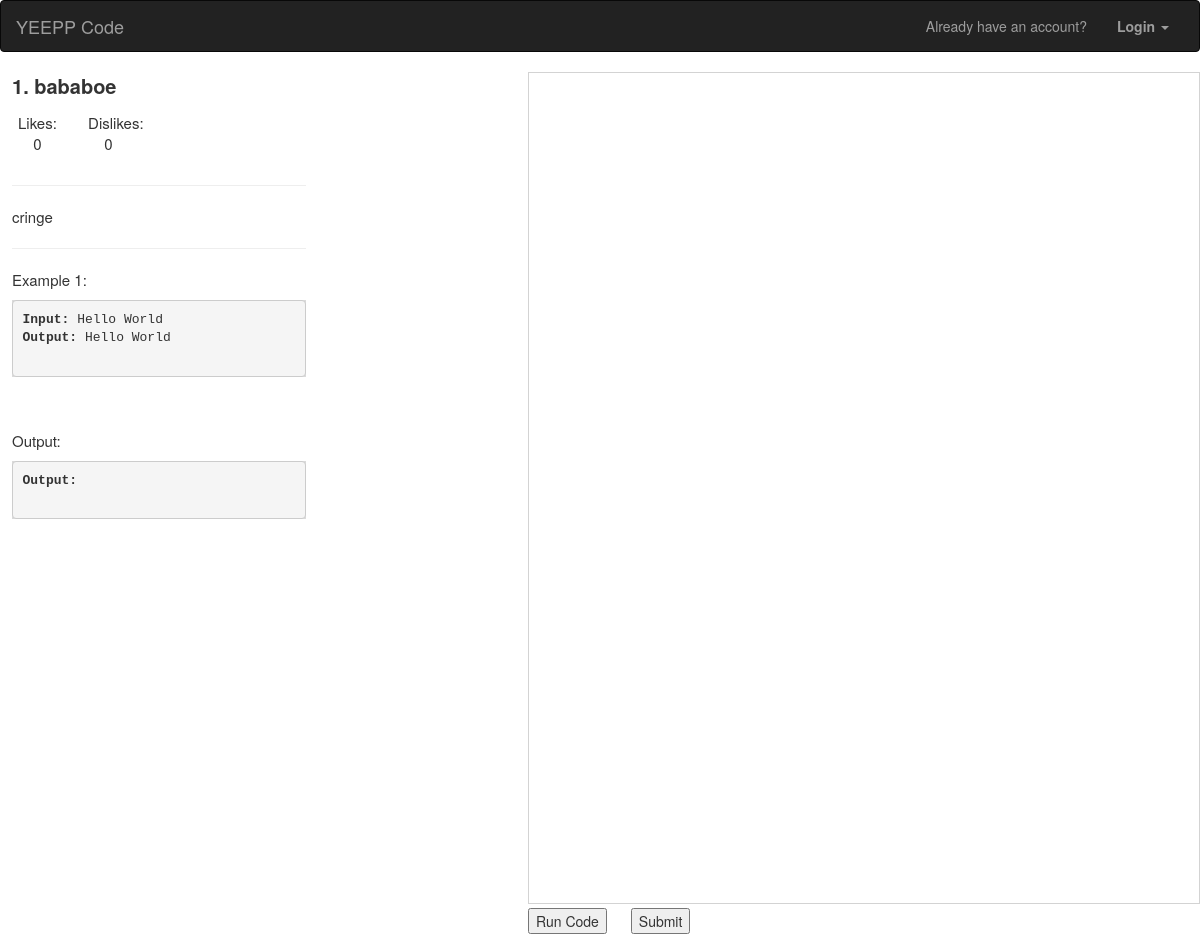
Before: /test?id=1 with the older database file.
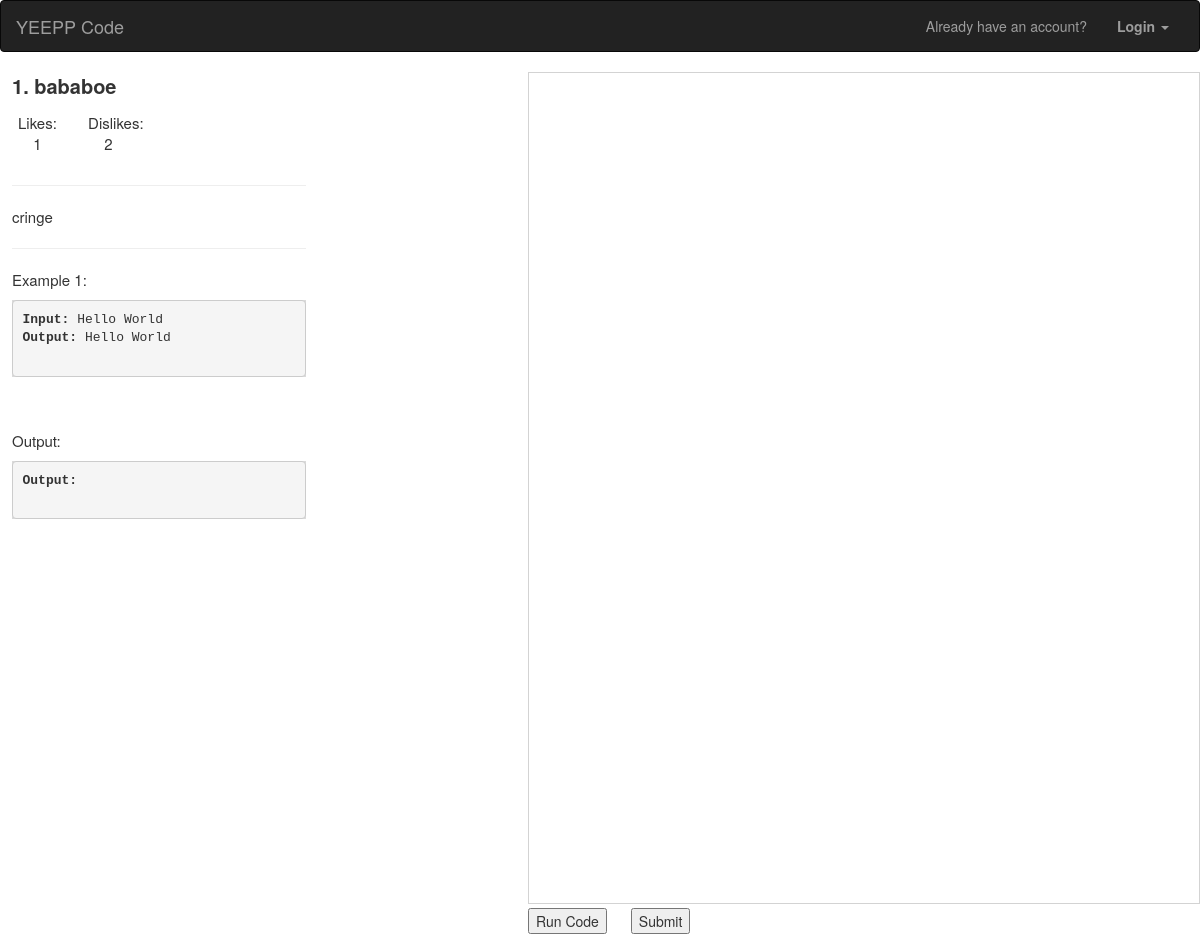
After: the same page with the newer database file.
### tables this page shows
CREATE TABLE problems (    problem_id INT AUTO_INCREMENT PRIMARY KEY,    difficulty  VARCHAR(10) NOT NULL,    attempted int(16) NOT NULL,    solved int(16) NOT NULL,     title  VARCHAR(100) NOT NULL,     description  VARCHAR(2000) NOT NULL,     likes  int(16) NOT NULL,     dislikes  int(16) NOT NULL);

CREATE TABLE examples  (   example_id  INT AUTO_INCREMENT PRIMARY KEY,   problem_id  int(16) NOT NULL,   input  VARCHAR(2000) NOT NULL,   output  VARCHAR(2000) NOT NULL,   description  VARCHAR(2000) NOT NULL,    methodHeader VARCHAR(2000) NOT NULL,  FOREIGN KEY (problem_id) REFERENCES problems(problem_id));

### app/routes.py (the view, shortened to what this page needs)
@app.route('/test', methods=["GET", "POST"])
def testPage():
    if req.method == 'GET':
        conn = sql.connect("database.db")
        cursor = conn.cursor()
        id_val = req.args.get('id')
        cursor.execute(f"SELECT * FROM problems as p, examples as e on p.problem_id=e.problem_id and p.problem_id='{id_val}';")#fill in title
        row = cursor.fetchall()[0]
        problem_info = Problem_Info(row)
        conn.close()
        return render_template("test.html", descr=problem_info, test=req.args.get("id"))

### app/templates/test.html (shortened to what this page needs)
{% extends "base.html" %}
{% block body %}
<div id="leftCodeStuff">
    <p style="font-weight: bold; font-size: 20px;">{{descr.id}}. {{descr.title}}</p>
    <button class="txt-button" type="submit" value="{{descr.id}}" onclick="updateLike()" id="like">Likes: <p id="numLikes">{{descr.likes}}</p></button>
    <button class="txt-button" type="submit" value="{{descr.id}}" onclick="updateDislike()" id="dislike">&emsp;Dislikes: <p id="numdislikes">{{descr.dislikes}}</p></button>
    <hr style="color: rgb(78, 78, 78);">
    <p>{{descr.description}}</p>
    <hr style="color: rgb(78, 78, 78);">
    <p>Example 1: </p>
    <div id="example-box">
        <pre>
<span style="font-weight: bold;">Input:</span> {{descr.input}}
<span style="font-weight: bold;">Output:</span> {{descr.output}}
        </pre>
    </div>
    <br><br>
    <p>Output: </p>
    <div id="example-box">
        <pre>
<span style="font-weight: bold;">Output:</span>
        </pre>
    </div>
</div>
<div id="right-editor">
    <textarea id="editor" style="resize: none;" name="codeEdit" rows="30"></textarea>
    <input id="run" type="submit" onclick="codeSend()" name="action" value="Run Code" style="margin-right: 20px;">
    <input id="sub" type="submit" name="action" value="Submit">
</div>
{% endblock %}

### app/templates/base.html (shortened to what this page needs)
<!DOCTYPE html>
<html lang="en">
    <head>
        <link rel="stylesheet" href="{{url_for('static', filename='css/normalize.css')}}">
        <link rel="stylesheet" href="{{url_for('static', filename='css/styles.css')}}">
        <link rel='stylesheet' href='https://maxcdn.bootstrapcdn.com/bootstrap/3.3.6/css/bootstrap.min.css'>
        <link rel='stylesheet' href='https://maxcdn.bootstrapcdn.com/font-awesome/4.2.0/css/font-awesome.min.css'>
    </head>
    <body>
      <div class="wrapper">
        <nav class="navbar navbar-default navbar-inverse" role="navigation">
            <div class="container-fluid">
              <div class="navbar-header">
                <a class="navbar-brand" href="{{url_for('index')}}">YEEPP Code</a>
              </div>
              <div class="collapse navbar-collapse" id="bs-example-navbar-collapse-1">
                <ul class="nav navbar-nav navbar-right">
                  <li><p class="navbar-text">Already have an account?</p></li>
                  <li class="dropdown">
                    <a href="#" class="dropdown-toggle" data-toggle="dropdown"><b>Login</b> <span class="caret"></span></a>
                  </li>
                </ul>
              </div>
            </div>
        </nav>
        {% block body %} {% endblock %}
        </div>
    </body>
</html>

### app/static/css/styles.css (style rules this page uses)
#editor { border-color: lightgray; width: 100%; height: 95%; padding: 15px; font-size: 12pt; font-family: monospace; line-height: 20pt; overflow: auto; white-space: nowrap; }
#right-editor { float: right; border-color: lightgray; border-left-color: rgb(150, 150, 150); display: block; width: 56%; height: 100%; }
.wrapper { min-height: calc(100vh - 50px); }
footer h5, ul li a, ul li a:hover { color: #9d9d9d; }
*, *:before, *:after { box-sizing: border-box; }
html, body { margin: 0; padding: 0; }
body { background-color: #fafafa; color: #1d1f20; font-family: "Raleway", sans-serif; }
#leftCodeStuff { float: left; clear: right; max-width: 100%; margin-left: 1%; font-size: 15px; }
#example-box { border-color: rgb(27, 27, 27); border-width: 2cm; background-color:rgb(219, 219, 219); text-align: left; background-size: 80%; }
.txt-button { border: none; background-color: inherit; font-size: 15px; cursor: pointer; }

Changed rows visible on the page:
changed problems "bababoe": likes "0" → "1"; dislikes "0" → "2"
